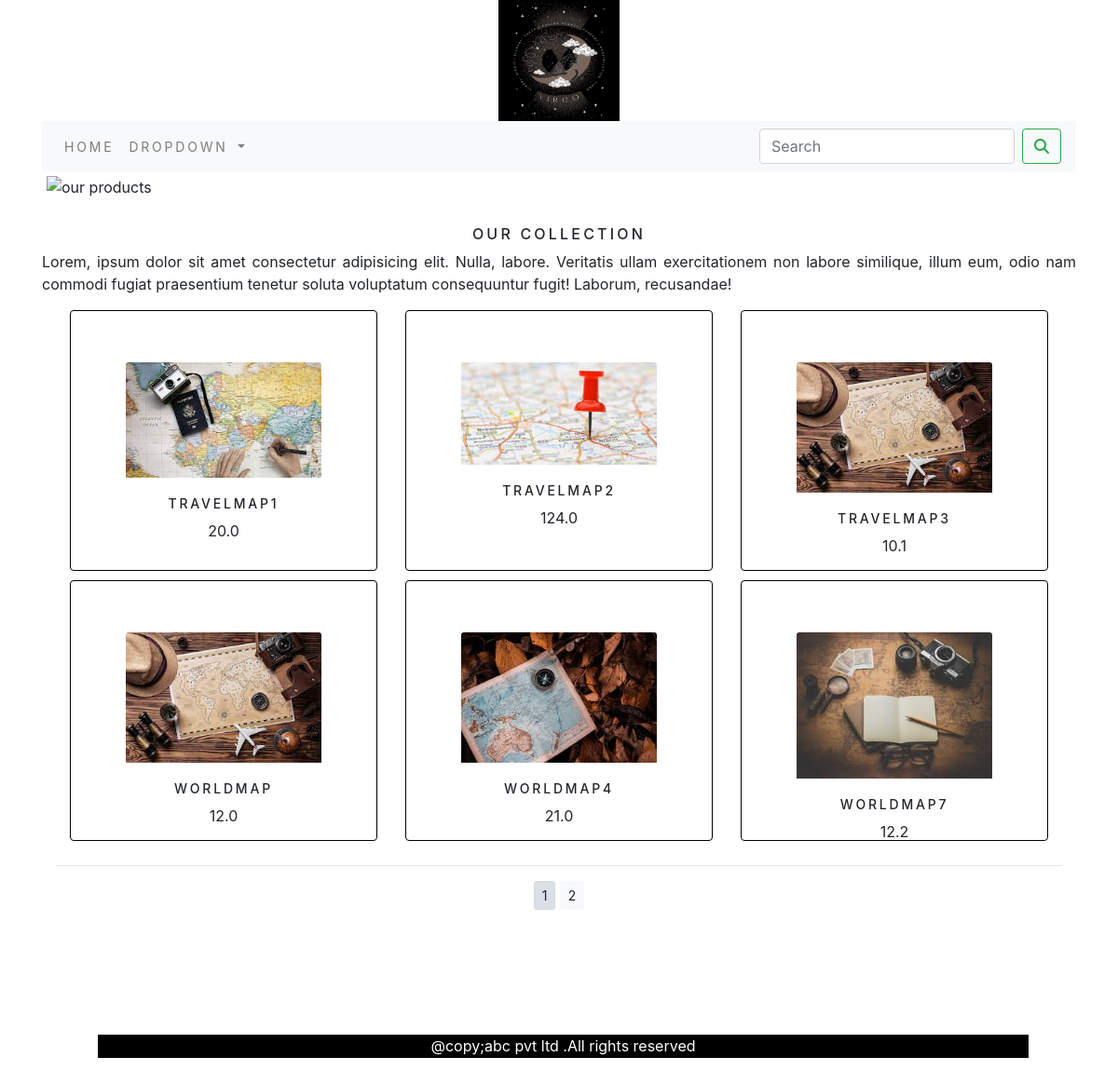
The app's page /shop/ with its own data.
### myapp/models.py (models this page shows, shortened)
class Product(models.Model):
    name=models.CharField(max_length=250,unique=True)
    slug=models.SlugField(max_length=250,unique=True)
    description=models.TextField(blank=True)
    price=models.DecimalField(max_digits=10,decimal_places=1)
    category=models.ForeignKey(Category,on_delete=models.CASCADE)
    image=models.ImageField(upload_to='product',blank=True)
    stock=models.IntegerField()
    available=models.BooleanField(default=True)
    created=models.DateTimeField(auto_now_add=True)
    updated=models.DateTimeField(auto_now=True)
    def get_url(self):
        return reverse('myapp:ProdCatDetail',args=[self.category.slug,self.slug])
    class Meta:
        ordering=('name',)
        verbose_name='product'
        verbose_name_plural='products'

### myapp/views.py (the view)
# urls.py: path('',views.allProdCat,name='allProdCat'),
def allProdCat(request,c_slug=None,):
    global products
    c_page=None
    products_list=None
    if c_slug!=None:
        c_page=get_object_or_404(Category,slug=c_slug)
        products_list=Product.objects.all().filter(category=c_page,available=True)
    else:
        products_list=Product.objects.all().filter(available=True)
    paginator=Paginator(products_list,6)
    try:
            page=int(request.GET.get('page','1'))
    except:
            page=1
    try:
            products=paginator.page(page)
    except (EmptyPage,InvalidPage):
            products=paginator.page(paginator.num_pages)
    return render(request,'category.html',{'category':c_page,'products':products})

### cart/context_processors.py (called while the page is built)
def counter(request):
    item_count=0
    if 'admin' in request.path:
        return {}
    else:
        try:
            cart=Cart.objects.filter(cart_id=_cart_id(request))
            cart_items=CartItem.objects.all().filter(cart=cart[:1])
            for cart_item in cart_items:
                item_count+= cart_item.quantity
        except Cart.DoesNotExist:
            item_count=0
    return dict(item_count=item_count)

### cart/views.py (called while the page is built)
def _cart_id(request):
    cart=request.session.session_key
    if not cart:
        cart=request.session.create()
    return cart

### myapp/context_processors.py (called while the page is built)
def menu_links(request):
    links=Category.objects.all()
    return dict(links=links)

### myapp/models.py (called while the page is built)
    def get_url(self):
        return reverse('myapp:products_by_category',args=[self.slug])

### templates/category.html (shortened to what this page needs)
{% extends 'base.html' %}
{% load static %}
{% block content %}
<div mx-auto>
    {% if category %}
        <img class="my_image" src="{{category.image.url}}" alt="{{category.name}}" style="height: 450px;">
</div>
    <br>
<div>
    <h1 class="text-center my_title">{{category.name}}</h1>
    <p class="text-justify">{{category.description}}</p>
</div>
    {% else %}
<div>
    <img class="my_image my_image_padding" src="{% static 'img/banner.png' %}" alt="our products">
</div>
<br>
<div>
    <h1 class="text-center my_title">our collection</h1>
    <p class="text-justify">Lorem, ipsum dolor sit amet consectetur adipisicing elit. Nulla, labore. Veritatis ullam exercitationem non labore similique, illum eum, odio nam commodi fugiat praesentium tenetur soluta voluptatum consequuntur fugit! Laborum, recusandae!</p>
</div>
    {% endif %}
<div class="container">
    <div class="row mx-auto">
        {% for product in products.object_list %}
        <div class="my_bottom_margin col-9 col-sm-12 col-md-12 col-lg-4 " >
            <div class="card text-center" style="min-width: 18rem;  height: 280px; padding-top: 55px; border: 1px solid #000;">
                <a href="{{product.get_url}}"><img class="card-img-top my_image" style="width: 210px;" src="{{product.image.url}}" alt="{{product.name}}"></a>
                <div class="card-body">
                    <h4>{{product.name}}</h4>
                    <p class="">{{product.price}}</p>
                </div>
            </div>
        </div>
    {% endfor %}
    </div>
    <div class="mx-auto">
        {% if products.paginator.num_pages > 1 %}
         <hr>
        <div class="text-center">
            {% for pg in products.paginator.page_range %}
                <a href="?page={{pg}}" class="btn btn-light btn-sm {% if products.number == pg %} active {% endif %}">{{pg}}</a>
            {% endfor %}
        </div>
        {% endif %}
    </div>
    <br>
</div>
{% endblock %}

### templates/base.html (shortened to what this page needs)
{% load static %}
<!DOCTYPE html>
<html lang="en">
<head>
    <link rel="stylesheet" href="https://cdn.jsdelivr.net/npm/bootstrap@4.0.0/dist/css/bootstrap.min.css">
    <link rel="stylesheet" href="{% static 'css/custom.css' %}">
    <link rel="stylesheet" href="{% static 'css/bootstrap.min.css' %}" >
</head>
<body>
    <div class="container" >
    {% include 'header.html' %}
    {% include 'nav.html' %}
    {% block content %}
    {% endblock %}
    </div>
    {% include 'footer.html' %}
</html>

### templates/header.html
{% load static %}
<header>
    <center>
        <a href="{% url 'myapp:allProdCat' %}"><img src="{% static 'img/logo.png' %}" alt="logoimage" width="130px" height="130px">
    </center>
</header>

### templates/nav.html (shortened to what this page needs)
<nav class="navbar navbar-expand-lg navbar-light bg-light">
    <div class="collapse navbar-collapse" id="navbarSupportedContent">
      <ul class="navbar-nav mr-auto">
        <li class="nav-item">
          <a class="nav-link" href="{% url 'myapp:allProdCat' %}">Home</a>
        </li>
        <li class="nav-item dropdown {% if 'myapp' in request.path %} active {% endif %}">
          <a class="nav-link dropdown-toggle" href="#" id="navbarDropdown" role="button" data-toggle="dropdown" aria-haspopup="true" aria-expanded="false">
            Dropdown
          </a>
        </li>
      </ul>
      <form class="form-inline my-2 my-lg-0" action="{% url 'search_app:SearchResult' %}" method="get" >
        <input class="form-control mr-sm-2" type="search" placeholder="Search" name="q" aria-label="Search">
        <button class="btn btn-outline-success my-2 my-sm-0" type="submit"><i class="fa-solid fa-magnifying-glass"></i></button>
      </form>
    </div>
  </nav>

### templates/footer.html
<div style="background-color: black; color: white; width:90%; text-align: center; height: 25px;
         position: relative; top: 30px; left: 60px;">
    <p>@copy;abc pvt ltd .All rights reserved </p>
</div>

### static/css/custom.css (style rules this page uses)
body { font-family: 'Roboto', sans-serif; }
.nav-item { letter-spacing: .2em; font-size: 14px; text-transform: uppercase; }
.my_image { width: 50px; }
.my_title { font-size: 16px; text-transform: uppercase; letter-spacing: 0.2em; }
.my_image_padding { padding: 5px; }
.my_bottom_margin { margin-bottom: 10px; }
.card-body h4 { font-size: 14px; text-transform: uppercase; letter-spacing: .2em; }
.container { margin-bottom: 80px; }

### records on screen
Product: image (picture), name "TRAVELMAP1", price "20.0"
Product: image (picture), name "TRAVELMAP2", price "124.0"
Product: image (picture), name "TRAVELMAP3", price "10.1"
Product: image (picture), name "WORLDMAP", price "12.0"
Product: image (picture), name "WORLDMAP4", price "21.0"
Product: image (picture), name "WORLDMAP7", price "12.2"

### other values on screen
{{ pg }} "1" "2"
